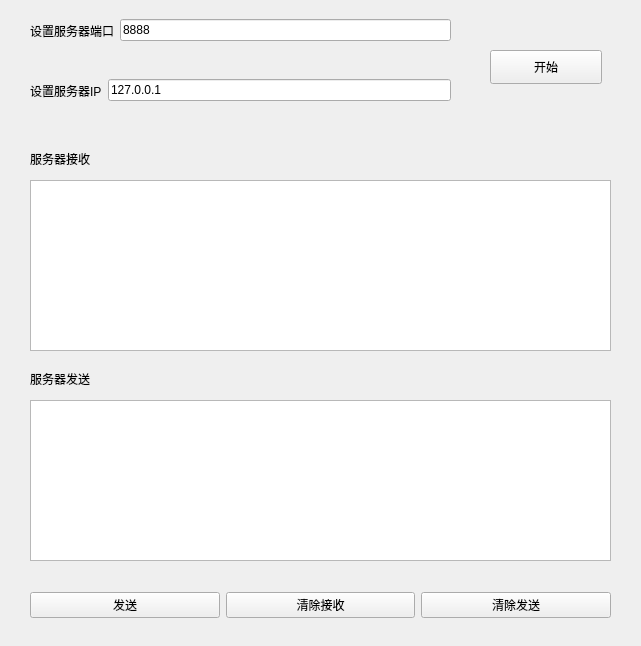
<?xml version="1.0" encoding="UTF-8"?>
<ui version="4.0">
 <class>tcpIpServer</class>
 <widget class="QWidget" name="tcpIpServer">
  <property name="geometry">
   <rect>
    <x>0</x>
    <y>0</y>
    <width>641</width>
    <height>646</height>
   </rect>
  </property>
  <property name="windowTitle">
   <string>Form</string>
  </property>
  <widget class="QTextBrowser" name="textBrowser">
   <property name="geometry">
    <rect>
     <x>30</x>
     <y>180</y>
     <width>581</width>
     <height>171</height>
    </rect>
   </property>
   <property name="html">
    <string>&lt;!DOCTYPE HTML PUBLIC &quot;-//W3C//DTD HTML 4.0//EN&quot; &quot;http://www.w3.org/TR/REC-html40/strict.dtd&quot;&gt;
&lt;html&gt;&lt;head&gt;&lt;meta name=&quot;qrichtext&quot; content=&quot;1&quot; /&gt;&lt;style type=&quot;text/css&quot;&gt;
p, li { white-space: pre-wrap; }
&lt;/style&gt;&lt;/head&gt;&lt;body style=&quot; font-family:'SimSun'; font-size:9pt; font-weight:400; font-style:normal;&quot;&gt;
&lt;p style=&quot;-qt-paragraph-type:empty; margin-top:0px; margin-bottom:0px; margin-left:0px; margin-right:0px; -qt-block-indent:0; text-indent:0px; font-family:'SimSun';&quot;&gt;&lt;br /&gt;&lt;/p&gt;&lt;/body&gt;&lt;/html&gt;</string>
   </property>
  </widget>
  <widget class="QTextEdit" name="textEdit">
   <property name="geometry">
    <rect>
     <x>30</x>
     <y>400</y>
     <width>581</width>
     <height>161</height>
    </rect>
   </property>
  </widget>
  <widget class="QLabel" name="label">
   <property name="geometry">
    <rect>
     <x>30</x>
     <y>150</y>
     <width>111</width>
     <height>18</height>
    </rect>
   </property>
   <property name="text">
    <string>服务器接收</string>
   </property>
  </widget>
  <widget class="QLabel" name="label_2">
   <property name="geometry">
    <rect>
     <x>30</x>
     <y>370</y>
     <width>101</width>
     <height>18</height>
    </rect>
   </property>
   <property name="text">
    <string>服务器发送</string>
   </property>
  </widget>
  <widget class="QWidget" name="layoutWidget">
   <property name="geometry">
    <rect>
     <x>30</x>
     <y>580</y>
     <width>581</width>
     <height>51</height>
    </rect>
   </property>
   <layout class="QHBoxLayout" name="horizontalLayout">
    <item>
     <widget class="QPushButton" name="pushButton">
      <property name="text">
       <string>发送</string>
      </property>
     </widget>
    </item>
    <item>
     <widget class="QPushButton" name="pushButton_2">
      <property name="text">
       <string>清除接收</string>
      </property>
     </widget>
    </item>
    <item>
     <widget class="QPushButton" name="pushButton_3">
      <property name="text">
       <string>清除发送</string>
      </property>
     </widget>
    </item>
   </layout>
  </widget>
  <widget class="QPushButton" name="startSerButton">
   <property name="geometry">
    <rect>
     <x>490</x>
     <y>50</y>
     <width>112</width>
     <height>34</height>
    </rect>
   </property>
   <property name="text">
    <string>开始</string>
   </property>
  </widget>
  <widget class="QWidget" name="">
   <property name="geometry">
    <rect>
     <x>30</x>
     <y>70</y>
     <width>421</width>
     <height>41</height>
    </rect>
   </property>
   <layout class="QHBoxLayout" name="horizontalLayout_2">
    <item>
     <widget class="QLabel" name="label_3">
      <property name="text">
       <string>设置服务器IP</string>
      </property>
     </widget>
    </item>
    <item>
     <widget class="QLineEdit" name="lineEdit_2">
      <property name="text">
       <string>127.0.0.1</string>
      </property>
     </widget>
    </item>
   </layout>
  </widget>
  <widget class="QWidget" name="">
   <property name="geometry">
    <rect>
     <x>30</x>
     <y>10</y>
     <width>421</width>
     <height>41</height>
    </rect>
   </property>
   <layout class="QHBoxLayout" name="horizontalLayout_3">
    <item>
     <widget class="QLabel" name="label_4">
      <property name="text">
       <string>设置服务器端口</string>
      </property>
     </widget>
    </item>
    <item>
     <widget class="QLineEdit" name="lineEdit">
      <property name="text">
       <string>8888</string>
      </property>
     </widget>
    </item>
   </layout>
  </widget>
 </widget>
 <resources/>
 <connections/>
</ui>
